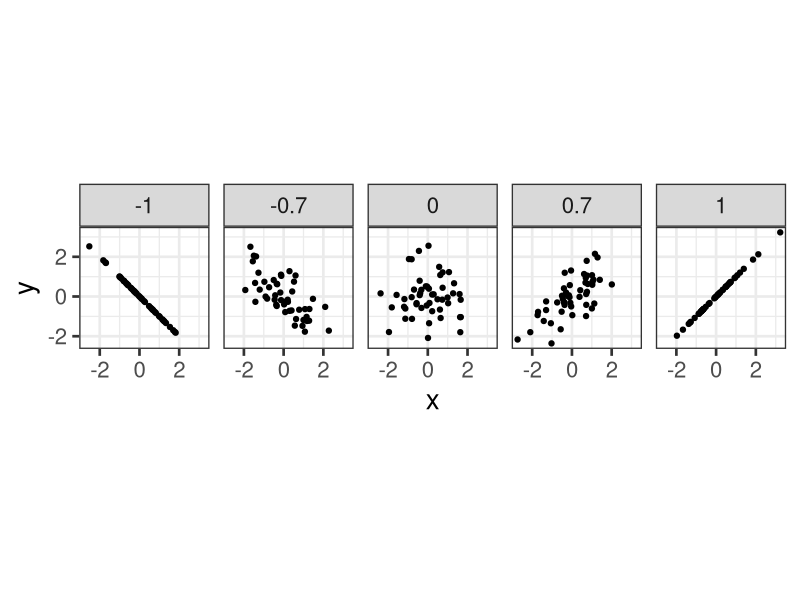
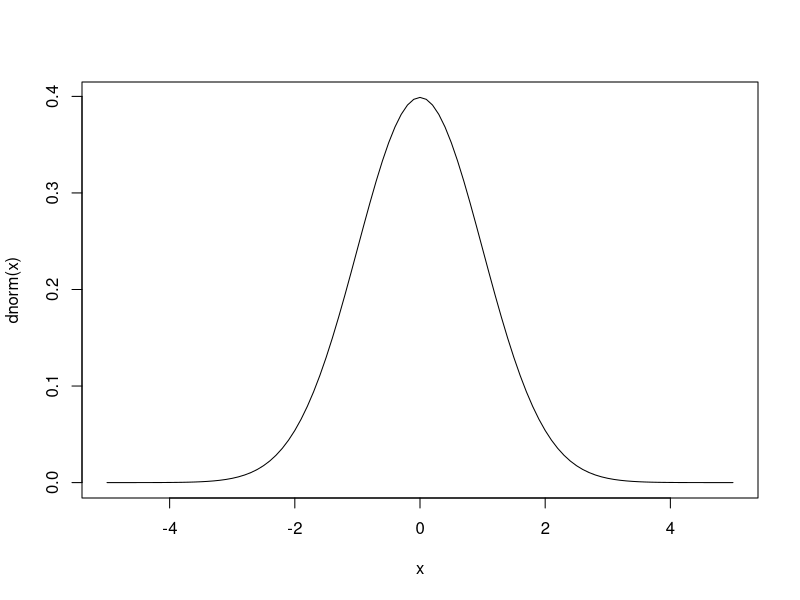

Write the R code that produced these figures, in order.
## ---- chunk 1
library(ggplot2)
library(MASS)
rho <- c(-1, -.7, 0, .7, 1)
n <- 50
# draw random samples
dat <- lapply(rho, function(r) {
  Sigma = matrix(c(1, r,
                   r, 1), ncol = 2)
  sampleDat <- mvrnorm(n = n, mu = c(0,0), Sigma = Sigma, empirical = TRUE)
  colnames(sampleDat) <- c("x", "y")
  cbind(sampleDat, rho = r)
})
finalDat <- as.data.frame(do.call(rbind, dat))
# generate plot
ggplot(finalDat, aes(x = x, y = y)) +
  geom_point() +
  facet_grid( ~ rho) +
  coord_fixed() +
  theme_bw(base_size = 20) +
  theme(plot.background = element_rect(fill = "transparent",colour = NA))
## ---- chunk 2
curve(dnorm(x), -5, 5)
## ---- chunk 3
x <- c(0, 2, 4, 6, 2, 5)
y <- c(1, 3, 2, 4, 6, 1)
cor(x, y)
